Frame 1 (no input): blank canvas, image omitted
Frame 60 (no input): blank canvas, image omitted
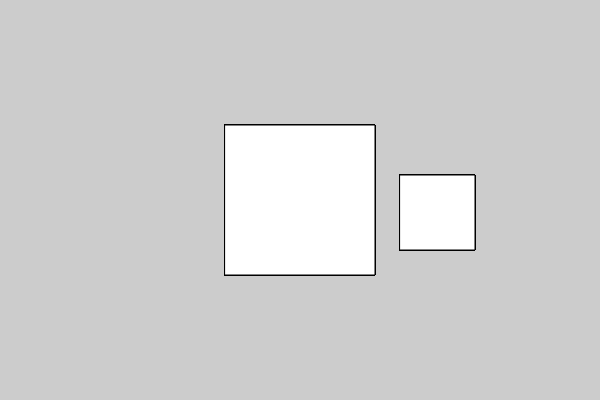
Frame 120 (the mouse pressed at the canvas centre since frame 60)

The p5.js sketch whose frames 1 and 60 were blank and that drew this single picture after the mouse press (run headless with seeded random() and noise() and a simulated clock; from frame 60 on, the mouse is pressed at the canvas centre):

// p5.js sketch
// ── sketch.js
function setup() {
  createCanvas(600, 400);
  background(204);
}

function draw() {
  translate(mouseX, mouseY);
  var scalar = mouseX / 60.0;
  scale(scalar);
  strokeWeight(1 / scalar);
  rect(-15, -15, 30, 30);
  translate(35, 10);
  rect(-15, -15, 15, 15);
}
